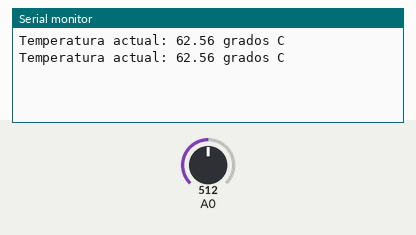
The sketch below on a simulated Arduino Uno, built with avr-gcc and run on an emulated ATmega328P. Shown: the last lines printed to the serial monitor. The test bench sets the inputs (shaded band); at power-on: A0 = 512.

Above: at 1.8 s.
1.9 s: A0 set to 716
At 2.8 s:
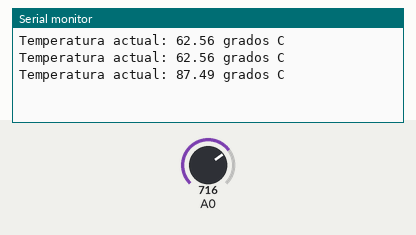
3.4 s: A0 set to 900
At 4.7 s:
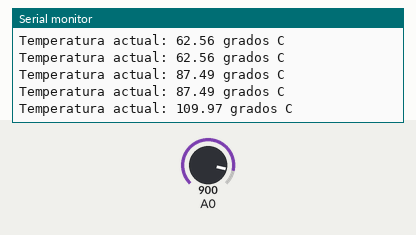
Timing chart, 0 to 6.4 s (numbered marks = the images above; inputs shaded):
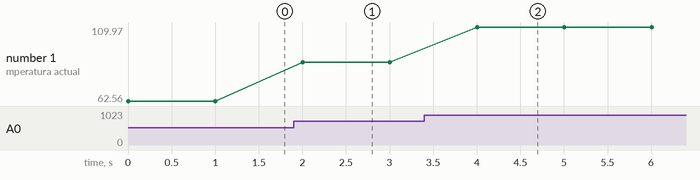

Measured:
- after the input at 1.9 s, the serial monitor: prints a new line after 0.10 s (image 1)
- after the input at 3.4 s, the serial monitor: prints a new line after 0.60 s (image 2)
- plotted number 1: 62.56 → 87.49 after the input at 1.9 s, 87.49 → 109.97 after the input at 3.4 s

The sketch:

Practica1_DavidRetana.ino
```cpp
float v = 0.0;
float T = 0.0;

void setup()
{
  pinMode(A0, INPUT);
  Serial.begin(9600);
  //Comunicación con la computadora a una velocidad serial de 9600 bits por segundo (baudios)
}

void loop()
{
  v = analogRead(A0);
  T = (v*125)/1023;
  Serial.print("Temperatura actual: ");
  Serial.print(T);
  Serial.println(" grados C");
  delay(1000);
}
```
